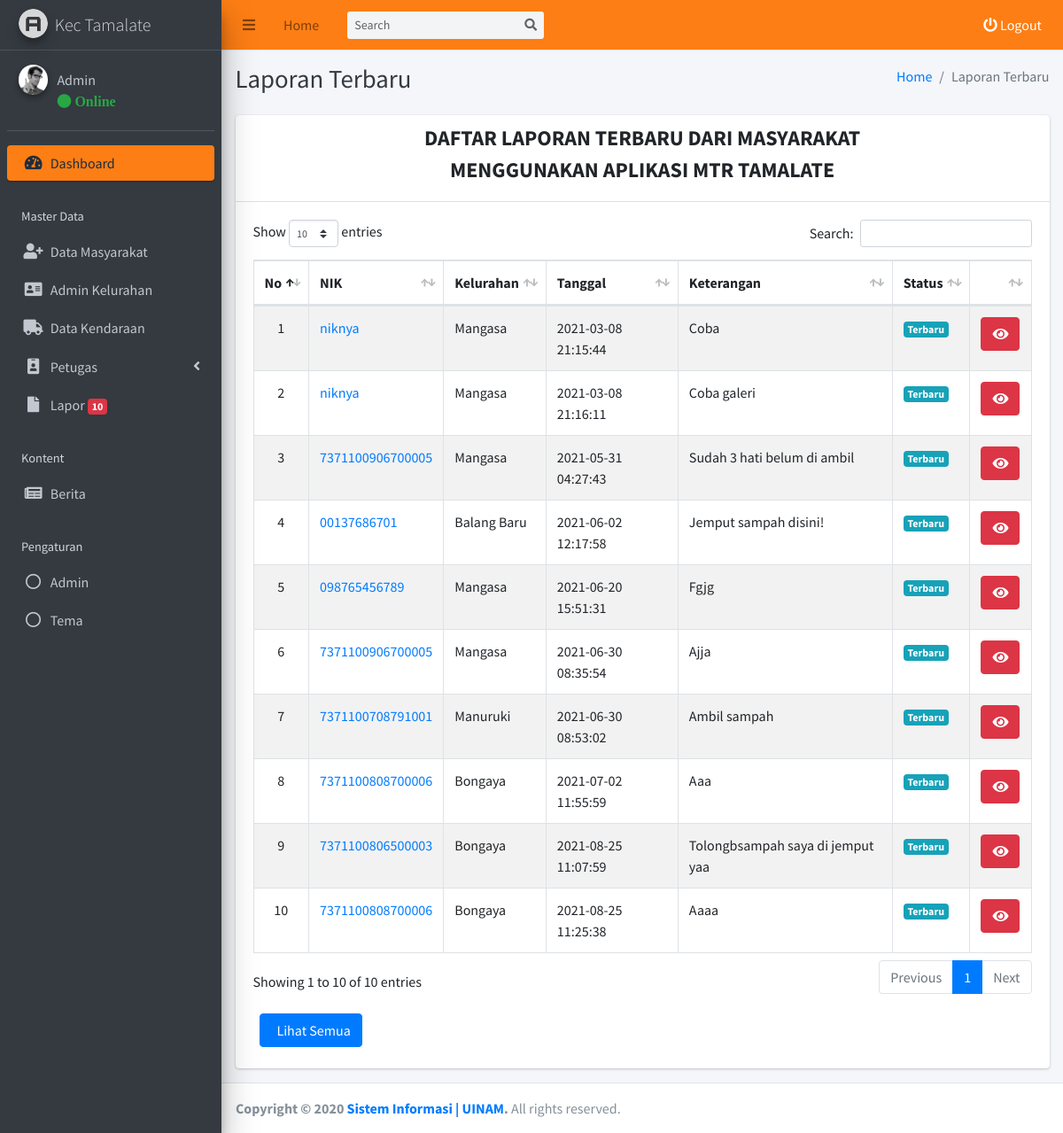
Screenshot of /kecamatan/admin/laporan/terbaru.php (signed in) with the database file from the repository.
### tables this page shows
CREATE TABLE `tb_akun_kecamatan` (
  `id_akun_kecamatan` int(11) NOT NULL,
  `nama_akun_kecamatan` varchar(255) NOT NULL,
  `username_akun_kecamatan` varchar(255) NOT NULL,
  `password_akun_kecamatan` varchar(255) NOT NULL,
  `foto_akun_kecamatan` varchar(255) NOT NULL,
  `status_akun_kecamatan` varchar(255) NOT NULL
);

CREATE TABLE `tb_laporan` (
  `id_laporan` int(11) NOT NULL,
  `keterangan_laporan` varchar(255) NOT NULL,
  `foto_laporan` varchar(255) NOT NULL,
  `latitude_laporan` varchar(255) NOT NULL,
  `longitude_laporan` varchar(255) NOT NULL,
  `alamat_laporan` varchar(255) NOT NULL,
  `nik_laporan` varchar(255) NOT NULL,
  `kelurahan_laporan` varchar(255) NOT NULL,
  `area_laporan` varchar(255) NOT NULL,
  `petugas_id` varchar(255) NOT NULL,
  `masyarakat_id` varchar(255) NOT NULL,
  `staus_laporan` varchar(255) NOT NULL,
  `foto_tindakan_laporan` varchar(255) NOT NULL,
  `created_at` timestamp NOT NULL DEFAULT current_timestamp(),
  `update_at` timestamp NOT NULL DEFAULT current_timestamp()
);

### kecamatan/admin/laporan/terbaru.php (the view, shortened to what this page needs)
<?php
require '../template/header/header.php';
$laporan = mysqli_query($conn, "SELECT * FROM tb_laporan WHERE staus_laporan = 'New'");
?>
  <div class="content-wrapper">
    <div class="content-header">
      <div class="container-fluid">
        <div class="row mb-2">
          <div class="col-sm-6">
            <h1 class="m-0 text-dark">Laporan Terbaru</h1>
          </div>
          <div class="col-sm-6">
            <ol class="breadcrumb float-sm-right">
              <li class="breadcrumb-item"><a href="../">Home</a></li>
              <li class="breadcrumb-item active">Laporan Terbaru</li>
            </ol>
          </div>
        </div>
      </div>
    </div>
    <section class="content">
      <div class="container-fluid">
        <div class="row">
          <div class="col-12">
            <div class="card">
              <div class="card-header">
              <h4 style="text-align: center;"><b>DAFTAR LAPORAN TERBARU DARI MASYARAKAT</b></h4>
              <h4 style="text-align: center;"><b>MENGGUNAKAN APLIKASI MTR TAMALATE</b></h4>
              </div>
              <div class="card-body">
                <table id="example1" class="table table-bordered table-striped">
                  <thead>
                    <tr>
                    <th>No</th>
                    <th>NIK</th>
                    <th>Kelurahan</th>
                    <th>Tanggal</th>
                    <th>Keterangan</th>
                    <th>Status</th>
                    <th></th>
                  </tr>
                  </thead>
                  <tbody id="table-approve">
                  <?php
                   $i = 1; foreach($laporan as $dta) {
                    ?>
                  <tr>
                  <td style="text-align: center;"><?= $i ?></td>
                    <td><a href="../masyarakat/detail.php?id_masyarakat=<?= $dta['masyarakat_id'] ?>"> <?= $dta['nik_laporan'] ?></a></td>
                    <td><?= $dta['kelurahan_laporan'] ?></td>
                    <td><?= $dta['created_at'] ?></td>
                    <td><?= $dta['keterangan_laporan'] ?></td>
                    <?php
                      if ($dta['staus_laporan']=="Done"){
                        echo " <td><span class='badge bg-success'>Selesai</span></td>";
                      } else if ($dta['staus_laporan']=="Cancel"){
                        echo " <td><span class='badge bg-danger'>Batal</span></td>";
                      } else if ($dta['staus_laporan']=="Proccess") {
                        echo " <td><span class='badge bg-secondary'>Proses</span></td>";
                      } else {
                        echo " <td><span class='badge bg-info'>Terbaru</span></td>";
                      }
                    ?>
                    <td style="text-align:center">
                      <button type="button" class="btn btn-danger" data-toggle="modal" data-target="#modal-detail-laporan<?= $dta['id_laporan'] ?>"><i class="fa fa-eye"></i></button>
                    </td>
                  </tr>
                  <?php
                  $i = $i + 1; }
                  ?>
                  </tbody>
                </table>
              </div>
                <div class="col-12" style="margin-left: 20px;" >
                <a href="data.php" type="button" class="btn btn-primary">&nbsp Lihat Semua</a>
                </div>
              <br>
            </div>
          </div>
        </div>
      </div>
    </section>
  </div>
<?php
require '../template/footer/footer.php';
?>

### kecamatan/admin/template/header/header.php (shortened to what this page needs)
<?php
require('../../../koneksi.php');
$get_id_session = $_SESSION['get_id_kecamatan'];
$query_header_akun = mysqli_query($conn, "SELECT * FROM tb_akun_kecamatan WHERE id_akun_kecamatan = '$get_id_session'");
$get_data_akun = mysqli_fetch_assoc($query_header_akun);
$nama_header = $get_data_akun['nama_akun_kecamatan'];
?>
<!DOCTYPE html>
<html>
<head>
  <link rel="stylesheet" href="../../../assets/plugins/fontawesome-free/css/all.min.css">
  <link rel="stylesheet" href="../../../assets/plugins/summernote/summernote-bs4.css">
  <link rel="stylesheet" href="../../../assets/plugins/ekko-lightbox/ekko-lightbox.css">
  <link rel="stylesheet" href="https://code.ionicframework.com/ionicons/2.0.1/css/ionicons.min.css">
  <link rel="stylesheet" href="../../../assets/plugins/tempusdominus-bootstrap-4/css/tempusdominus-bootstrap-4.min.css">
  <link rel="stylesheet" href="../../../assets/plugins/datatables-bs4/css/dataTables.bootstrap4.min.css">
  <link rel="stylesheet" href="../../../assets/plugins/datatables-responsive/css/responsive.bootstrap4.min.css">
  <link href="https://cdn.jsdelivr.net/gh/gitbrent/bootstrap-switch-button@1.1.0/css/bootstrap-switch-button.min.css" rel="stylesheet">
  <link rel="stylesheet" href="../../../assets/dist/css/adminlte.min.css">
  <link rel="stylesheet" href="../../../assets/plugins/overlayScrollbars/css/OverlayScrollbars.min.css">
</head>
<body class="hold-transition sidebar-mini layout-fixed">
<div class="wrapper">
  <nav class="main-header navbar navbar-expand navbar-orange navbar-light">
    <ul class="navbar-nav">
      <li class="nav-item">
        <a class="nav-link" data-widget="pushmenu" href="#" role="button"><i class="fas fa-bars"></i></a>
      </li>
      <li class="nav-item d-none d-sm-inline-block">
        <a href="../index.php" class="nav-link">Home</a>
      </li>
    </ul>
    <form class="form-inline ml-3">
      <div class="input-group input-group-sm">
        <input class="form-control form-control-navbar" type="search" placeholder="Search" aria-label="Search">
        <div class="input-group-append">
          <button class="btn btn-navbar" type="submit">
            <i class="fas fa-search"></i>
          </button>
        </div>
      </div>
    </form>
    <ul class="navbar-nav ml-auto">
      <li class="nav-item">
        <a style="color: white;" class="nav-link" data-toggle="modal" data-target="#modal-default"  href="" role="button">
          <i class="fas fa fa-power-off" style="color: white;"></i> Logout
        </a>
      </li>
    </ul>
  </nav>
  <aside class="main-sidebar sidebar-dark-orange elevation-5">
    <a href="../index.php" class="brand-link">
      <img src="../../../assets/dist/img/AdminLTELogo.png" alt="Logo Kabupaten Soppeng" class="brand-image img-circle elevation-3"
           style="opacity: .8">
      <span class="brand-text font-weight-light">Kec Tamalate</span>
    </a>
    <div class="sidebar">
      <div class="user-panel mt-3 pb-3 mb-3 d-flex">
        <div class="image">
          <img src="../../../assets/dist/img/user2-160x160.jpg" class="img-circle elevation-2" alt="User Image">
        </div>
        <div class="info">
          <a href="#" class="d-block"><?= $nama_header ?></a>
          <a href="#"<i class="fa fa-circle text-success"></i> Online</a>
        </div>
      </div>
      <nav class="mt-2">
        <ul class="nav nav-pills nav-sidebar flex-column" data-widget="treeview" role="menu" data-accordion="false">
          <li class="nav-item has-treeview menu-open">
            <a href="../" class="nav-link active">
              <i class="nav-icon fas fa-tachometer-alt"></i>
              <p>
                Dashboard
              </p>
            </a>
          </li>
          <li class="nav-header">Master Data</li>
          <li class="nav-item">
            <a href="../masyarakat/data.php" class="nav-link">
              <i class="nav-icon fa fa-user-plus"></i>
              <p>
                Data Masyarakat
              </p>
            </a>
          </li>
          <li class="nav-item">
            <a href="../admin-kelurahan/data.php" class="nav-link">
              <i class="nav-icon fa fa-address-card"></i>
              <p>
                Admin Kelurahan
              </p>
            </a>
          </li>
          <li class="nav-item">
            <a href="../kendaraan/data.php" class="nav-link">
              <i class="nav-icon fa fa-truck"></i>
              <p>
                Data Kendaraan
              </p>
            </a>
          </li>
          <li class="nav-item">
            <a href="" class="nav-link">
              <i class="nav-icon fa fa-id-badge"></i>
              <p>
                Petugas
                <i class="fas fa-angle-left right"></i>
              </p>
            </a>
          </li>
          <li class="nav-item">
          <?php
            $laporan = mysqli_query($conn, "SELECT * FROM tb_laporan WHERE staus_laporan = 'New'");
            $row_laporan = mysqli_num_rows($laporan);
            $row_laporan_final = $row_laporan;
          ?>
            <a href="#" class="nav-link">
              <i class="far fa fa-file nav-icon"></i>
              <p>
                Lapor
                <span class="badge badge-danger"><?= $row_laporan_final ?></span>
              </p>
            </a>
          </li>
          <li class="nav-header">Kontent</li>
          <li class="nav-item">
            <a href="../berita/data.php" class="nav-link">
              <i class="far fa fa-newspaper nav-icon"></i>
              <p>
                Berita
              </p>
            </a>
          </li>
          <li class="nav-header">Pengaturan</li>
          <li class="nav-item">
            <a href="../user/data.php" class="nav-link">
              <i class="far fa-circle nav-icon"></i>
              <p>
                Admin
              </p>
            </a>
          </li>
          <li class="nav-item">
            <a class="nav-link" data-widget="control-sidebar" data-slide="true" href="#" role="button">
              <i class="far fa-circle nav-icon"></i>
              <p>
                Tema
              </p>
            </a>
          </li>
          <li class="nav-header"></li>
          <li class="nav-header"></li>
        </ul>
      </nav>
    </div>
  </aside>

### rows the page displays
tb_akun_kecamatan: nama_akun_kecamatan "Admin"
tb_laporan: nik_laporan "niknya", kelurahan_laporan "Mangasa", created_at "2021-03-08 21:15:44", keterangan_laporan "Coba", staus_laporan "Terbaru"
tb_laporan: nik_laporan "niknya", kelurahan_laporan "Mangasa", created_at "2021-03-08 21:16:11", keterangan_laporan "Coba galeri", staus_laporan "Terbaru"
tb_laporan: nik_laporan "7371100906700005", kelurahan_laporan "Mangasa", created_at "2021-05-31 04:27:43", keterangan_laporan "Sudah 3 hati belum di ambil", staus_laporan "Terbaru"
tb_laporan: nik_laporan "00137686701", kelurahan_laporan "Balang Baru", created_at "2021-06-02 12:17:58", keterangan_laporan "Jemput sampah disini!", staus_laporan "Terbaru"
tb_laporan: nik_laporan "098765456789", kelurahan_laporan "Mangasa", created_at "2021-06-20 15:51:31", keterangan_laporan "Fgjg", staus_laporan "Terbaru"
tb_laporan: nik_laporan "7371100906700005", kelurahan_laporan "Mangasa", created_at "2021-06-30 08:35:54", keterangan_laporan "Ajja", staus_laporan "Terbaru"
tb_laporan: nik_laporan "7371100708791001", kelurahan_laporan "Manuruki", created_at "2021-06-30 08:53:02", keterangan_laporan "Ambil sampah", staus_laporan "Terbaru"
tb_laporan: nik_laporan "7371100808700006", kelurahan_laporan "Bongaya", created_at "2021-07-02 11:55:59", keterangan_laporan "Aaa", staus_laporan "Terbaru"
tb_laporan: nik_laporan "7371100806500003", kelurahan_laporan "Bongaya", created_at "2021-08-25 11:07:59", keterangan_laporan "Tolongbsampah saya di jemput yaa", staus_laporan "Terbaru"
tb_laporan: nik_laporan "7371100808700006", kelurahan_laporan "Bongaya", created_at "2021-08-25 11:25:38", keterangan_laporan "Aaaa", staus_laporan "Terbaru"

### other values shown
$row_laporan_final "10"
